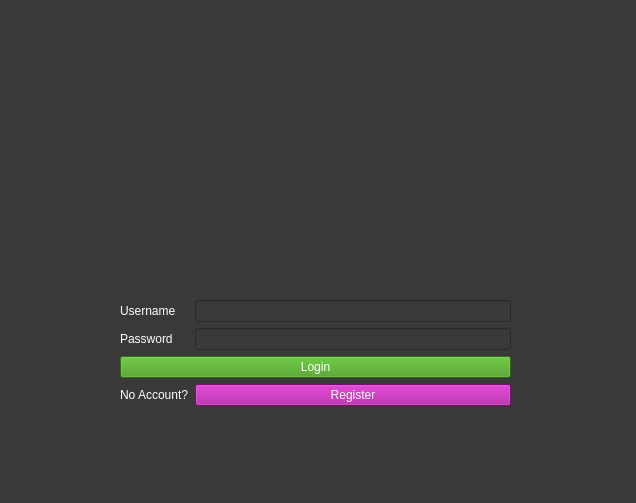
<?xml version="1.0" encoding="UTF-8"?>
<ui version="4.0">
 <class>User</class>
 <widget class="QWidget" name="User">
  <property name="geometry">
   <rect>
    <x>0</x>
    <y>0</y>
    <width>636</width>
    <height>503</height>
   </rect>
  </property>
  <property name="windowTitle">
   <string>Form</string>
  </property>
  <property name="styleSheet">
   <string notr="true">background-color: rgb(57, 57, 57);
color: rgb(255, 255, 255);
font: 87 18pt &quot;Segoe UI Black&quot;;</string>
  </property>
  <widget class="QLabel" name="label">
   <property name="geometry">
    <rect>
     <x>130</x>
     <y>10</y>
     <width>371</width>
     <height>271</height>
    </rect>
   </property>
   <property name="text">
    <string/>
   </property>
   <property name="pixmap">
    <pixmap>../male.png</pixmap>
   </property>
   <property name="scaledContents">
    <bool>true</bool>
   </property>
  </widget>
  <widget class="QWidget" name="formLayoutWidget">
   <property name="geometry">
    <rect>
     <x>120</x>
     <y>300</y>
     <width>391</width>
     <height>231</height>
    </rect>
   </property>
   <layout class="QFormLayout" name="formLayout">
    <item row="0" column="0">
     <widget class="QLabel" name="label_2">
      <property name="text">
       <string>Username</string>
      </property>
     </widget>
    </item>
    <item row="0" column="1">
     <widget class="QLineEdit" name="lineEdit"/>
    </item>
    <item row="1" column="0">
     <widget class="QLabel" name="label_3">
      <property name="text">
       <string>Password</string>
      </property>
     </widget>
    </item>
    <item row="1" column="1">
     <widget class="QLineEdit" name="lineEdit_2">
      <property name="echoMode">
       <enum>QLineEdit::Password</enum>
      </property>
     </widget>
    </item>
    <item row="4" column="0">
     <widget class="QLabel" name="label_4">
      <property name="text">
       <string>No Account?</string>
      </property>
     </widget>
    </item>
    <item row="2" column="0" colspan="2">
     <widget class="QPushButton" name="pushButton">
      <property name="styleSheet">
       <string notr="true">background-color: rgb(62, 153, 20);</string>
      </property>
      <property name="text">
       <string>Login</string>
      </property>
     </widget>
    </item>
    <item row="4" column="1">
     <widget class="QPushButton" name="pushButton_2">
      <property name="styleSheet">
       <string notr="true">background-color: rgb(168, 16, 153);</string>
      </property>
      <property name="text">
       <string>Register</string>
      </property>
     </widget>
    </item>
   </layout>
  </widget>
 </widget>
 <resources/>
 <connections/>
</ui>
